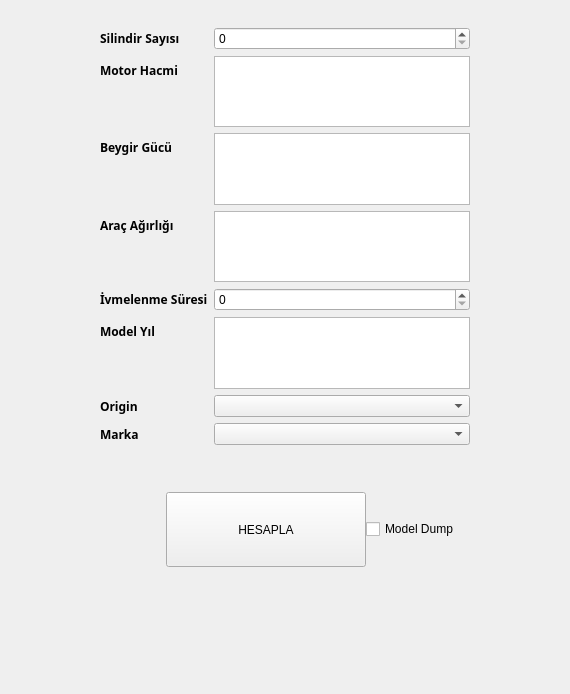
<?xml version="1.0" encoding="UTF-8"?>
<ui version="4.0">
 <class>MainWindow</class>
 <widget class="QMainWindow" name="MainWindow">
  <property name="geometry">
   <rect>
    <x>0</x>
    <y>0</y>
    <width>570</width>
    <height>694</height>
   </rect>
  </property>
  <property name="windowTitle">
   <string>FuelEstimator © Berk Kılıçoğlu</string>
  </property>
  <property name="windowIcon">
   <iconset resource="icons.qrc">
    <normaloff>:/icons/icons/Graphicloads-Colorful-Long-Shadow-Car.ico</normaloff>:/icons/icons/Graphicloads-Colorful-Long-Shadow-Car.ico</iconset>
  </property>
  <widget class="QWidget" name="centralwidget">
   <layout class="QVBoxLayout" name="verticalLayout_3">
    <item>
     <layout class="QVBoxLayout" name="verticalLayout_2">
      <item>
       <spacer name="verticalSpacer_2">
        <property name="orientation">
         <enum>Qt::Vertical</enum>
        </property>
        <property name="sizeHint" stdset="0">
         <size>
          <width>20</width>
          <height>40</height>
         </size>
        </property>
       </spacer>
      </item>
      <item>
       <layout class="QHBoxLayout" name="horizontalLayout_4">
        <property name="spacing">
         <number>0</number>
        </property>
        <property name="rightMargin">
         <number>0</number>
        </property>
        <property name="bottomMargin">
         <number>20</number>
        </property>
        <item>
         <spacer name="horizontalSpacer_2">
          <property name="orientation">
           <enum>Qt::Horizontal</enum>
          </property>
          <property name="sizeHint" stdset="0">
           <size>
            <width>40</width>
            <height>20</height>
           </size>
          </property>
         </spacer>
        </item>
        <item>
         <widget class="QFrame" name="horizontalFrame">
          <layout class="QHBoxLayout" name="horizontalLayout_2">
           <item>
            <widget class="QFrame" name="formFrame">
             <layout class="QFormLayout" name="formLayout">
              <item row="0" column="0">
               <widget class="QLabel" name="label">
                <property name="font">
                 <font>
                  <family>Lucida Sans Unicode</family>
                  <weight>75</weight>
                  <bold>true</bold>
                  <kerning>true</kerning>
                 </font>
                </property>
                <property name="mouseTracking">
                 <bool>false</bool>
                </property>
                <property name="frameShape">
                 <enum>QFrame::NoFrame</enum>
                </property>
                <property name="text">
                 <string>Silindir Sayısı</string>
                </property>
               </widget>
              </item>
              <item row="0" column="1">
               <widget class="QSpinBox" name="spinSilindir"/>
              </item>
              <item row="1" column="0">
               <widget class="QLabel" name="label_2">
                <property name="font">
                 <font>
                  <family>Lucida Sans Unicode</family>
                  <weight>75</weight>
                  <bold>true</bold>
                 </font>
                </property>
                <property name="text">
                 <string>Motor Hacmi</string>
                </property>
               </widget>
              </item>
              <item row="1" column="1">
               <widget class="QTextEdit" name="textMotorHacmi">
                <property name="sizePolicy">
                 <sizepolicy hsizetype="Expanding" vsizetype="Fixed">
                  <horstretch>0</horstretch>
                  <verstretch>0</verstretch>
                 </sizepolicy>
                </property>
                <property name="minimumSize">
                 <size>
                  <width>0</width>
                  <height>10</height>
                 </size>
                </property>
               </widget>
              </item>
              <item row="2" column="0">
               <widget class="QLabel" name="label_3">
                <property name="font">
                 <font>
                  <family>Lucida Sans Unicode</family>
                  <weight>75</weight>
                  <bold>true</bold>
                 </font>
                </property>
                <property name="text">
                 <string>Beygir Gücü</string>
                </property>
               </widget>
              </item>
              <item row="2" column="1">
               <widget class="QTextEdit" name="textBeygir">
                <property name="sizePolicy">
                 <sizepolicy hsizetype="Expanding" vsizetype="Fixed">
                  <horstretch>0</horstretch>
                  <verstretch>0</verstretch>
                 </sizepolicy>
                </property>
                <property name="minimumSize">
                 <size>
                  <width>0</width>
                  <height>10</height>
                 </size>
                </property>
               </widget>
              </item>
              <item row="3" column="0">
               <widget class="QLabel" name="label_4">
                <property name="font">
                 <font>
                  <family>Lucida Sans Unicode</family>
                  <weight>75</weight>
                  <bold>true</bold>
                 </font>
                </property>
                <property name="text">
                 <string>Araç Ağırlığı</string>
                </property>
               </widget>
              </item>
              <item row="3" column="1">
               <widget class="QTextEdit" name="textAgirlik">
                <property name="sizePolicy">
                 <sizepolicy hsizetype="Expanding" vsizetype="Fixed">
                  <horstretch>0</horstretch>
                  <verstretch>0</verstretch>
                 </sizepolicy>
                </property>
                <property name="minimumSize">
                 <size>
                  <width>0</width>
                  <height>10</height>
                 </size>
                </property>
               </widget>
              </item>
              <item row="4" column="0">
               <widget class="QLabel" name="label_5">
                <property name="font">
                 <font>
                  <family>Lucida Sans Unicode</family>
                  <weight>75</weight>
                  <bold>true</bold>
                 </font>
                </property>
                <property name="text">
                 <string>İvmelenme Süresi</string>
                </property>
               </widget>
              </item>
              <item row="4" column="1">
               <widget class="QSpinBox" name="spinIvme"/>
              </item>
              <item row="5" column="0">
               <widget class="QLabel" name="label_6">
                <property name="font">
                 <font>
                  <family>Lucida Sans Unicode</family>
                  <weight>75</weight>
                  <bold>true</bold>
                 </font>
                </property>
                <property name="text">
                 <string>Model Yıl</string>
                </property>
               </widget>
              </item>
              <item row="5" column="1">
               <widget class="QTextEdit" name="textYil">
                <property name="sizePolicy">
                 <sizepolicy hsizetype="Expanding" vsizetype="Fixed">
                  <horstretch>0</horstretch>
                  <verstretch>0</verstretch>
                 </sizepolicy>
                </property>
                <property name="minimumSize">
                 <size>
                  <width>0</width>
                  <height>10</height>
                 </size>
                </property>
               </widget>
              </item>
              <item row="6" column="0">
               <widget class="QLabel" name="label_7">
                <property name="font">
                 <font>
                  <family>Lucida Sans Unicode</family>
                  <weight>75</weight>
                  <bold>true</bold>
                 </font>
                </property>
                <property name="text">
                 <string>Origin</string>
                </property>
               </widget>
              </item>
              <item row="6" column="1">
               <widget class="QComboBox" name="comboOrigin"/>
              </item>
              <item row="7" column="0">
               <widget class="QLabel" name="label_8">
                <property name="font">
                 <font>
                  <family>Lucida Sans Unicode</family>
                  <weight>75</weight>
                  <bold>true</bold>
                 </font>
                </property>
                <property name="text">
                 <string>Marka</string>
                </property>
               </widget>
              </item>
              <item row="7" column="1">
               <widget class="QComboBox" name="comboMarka"/>
              </item>
             </layout>
            </widget>
           </item>
          </layout>
         </widget>
        </item>
        <item>
         <spacer name="horizontalSpacer">
          <property name="orientation">
           <enum>Qt::Horizontal</enum>
          </property>
          <property name="sizeHint" stdset="0">
           <size>
            <width>40</width>
            <height>20</height>
           </size>
          </property>
         </spacer>
        </item>
       </layout>
      </item>
      <item>
       <layout class="QHBoxLayout" name="horizontalLayout_3">
        <property name="spacing">
         <number>0</number>
        </property>
        <property name="leftMargin">
         <number>54</number>
        </property>
        <property name="topMargin">
         <number>3</number>
        </property>
        <property name="rightMargin">
         <number>0</number>
        </property>
        <property name="bottomMargin">
         <number>12</number>
        </property>
        <item>
         <spacer name="horizontalSpacer_4">
          <property name="orientation">
           <enum>Qt::Horizontal</enum>
          </property>
          <property name="sizeHint" stdset="0">
           <size>
            <width>40</width>
            <height>20</height>
           </size>
          </property>
         </spacer>
        </item>
        <item>
         <widget class="QPushButton" name="pushButtonHesapla">
          <property name="minimumSize">
           <size>
            <width>200</width>
            <height>75</height>
           </size>
          </property>
          <property name="cursor">
           <cursorShape>ArrowCursor</cursorShape>
          </property>
          <property name="toolTip">
           <string>Click..Gradient Boosting Regression Estimator</string>
          </property>
          <property name="layoutDirection">
           <enum>Qt::LeftToRight</enum>
          </property>
          <property name="text">
           <string>HESAPLA</string>
          </property>
          <property name="icon">
           <iconset>
            <normaloff>icons/robot.png</normaloff>icons/robot.png</iconset>
          </property>
          <property name="iconSize">
           <size>
            <width>32</width>
            <height>32</height>
           </size>
          </property>
          <property name="shortcut">
           <string/>
          </property>
          <property name="checkable">
           <bool>false</bool>
          </property>
          <property name="autoDefault">
           <bool>false</bool>
          </property>
          <property name="default">
           <bool>false</bool>
          </property>
          <property name="flat">
           <bool>false</bool>
          </property>
         </widget>
        </item>
        <item>
         <widget class="QCheckBox" name="checkBoxModel">
          <property name="text">
           <string>Model Dump</string>
          </property>
         </widget>
        </item>
        <item>
         <spacer name="horizontalSpacer_3">
          <property name="orientation">
           <enum>Qt::Horizontal</enum>
          </property>
          <property name="sizeHint" stdset="0">
           <size>
            <width>40</width>
            <height>20</height>
           </size>
          </property>
         </spacer>
        </item>
       </layout>
      </item>
      <item>
       <widget class="QLabel" name="labelSonuc">
        <property name="minimumSize">
         <size>
          <width>0</width>
          <height>100</height>
         </size>
        </property>
        <property name="text">
         <string/>
        </property>
        <property name="alignment">
         <set>Qt::AlignCenter</set>
        </property>
       </widget>
      </item>
      <item>
       <spacer name="verticalSpacer">
        <property name="orientation">
         <enum>Qt::Vertical</enum>
        </property>
        <property name="sizeHint" stdset="0">
         <size>
          <width>20</width>
          <height>40</height>
         </size>
        </property>
       </spacer>
      </item>
     </layout>
    </item>
   </layout>
  </widget>
 </widget>
 <resources>
  <include location="icons.qrc"/>
 </resources>
 <connections/>
</ui>
